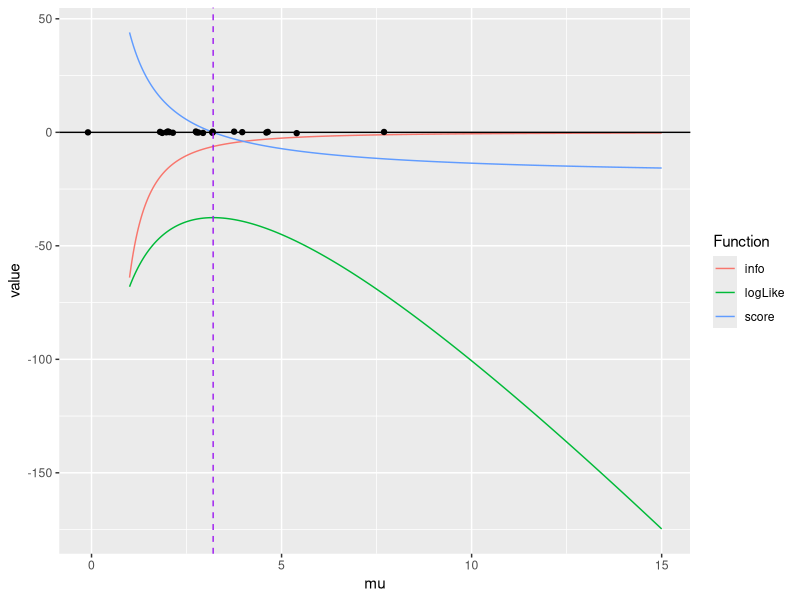

Generate this figure with R:
## ---- chunk 1
knitr::opts_chunk$set(echo = TRUE)
library(ggplot2)
library(dplyr)
library(tidyr)
## ---- chunk 2
#define parameter values
n <- 20 
lambda <- 4

#simulate data, calculate MLE
dat <- rpois(n,lambda)
MLE <- mean(dat)


#define log-likelihood, score, and information functions
loglike <- function(mu){
  -n*mu + n*MLE*log(mu) - sum(log(factorial(dat)))
}
score <- function(mu){
  n*MLE/mu -n
}
info <- function(mu){
  -n*MLE/(mu^2)
}

#create dataframe for plotting
x <- seq (1,15,length.out=1000)
df <- data.frame(mu = x,
                 logLike = loglike(x),
                 score = score(x),
                 info = info(x)
                 )%>%
  pivot_longer(2:4,names_to="Function")

#plot
ggplot(data=df,mapping=aes(x=mu))+
  geom_line(aes(y=value,color=Function))+
  geom_hline(yintercept=0)+
  geom_point(data=data.frame(dat), mapping=aes(x=dat,y=0),position="jitter")+
  geom_vline(xintercept=MLE,linetype="dashed",color="purple")
